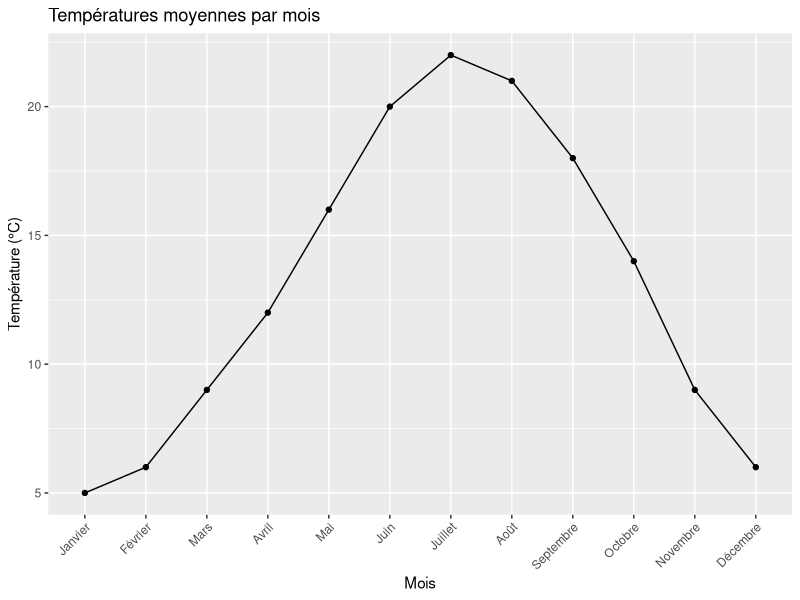

This figure's R source:
# Charger les packages nécessaires
library(ggplot2)

# Lire les données
data <- read.csv("./data/temperatures.csv")

# Convertir 'Mois' en facteur avec les niveaux dans l'ordre correct
data$Mois <- factor(data$Mois, levels = c("Janvier", "Février", "Mars", "Avril", "Mai", "Juin", 
                                          "Juillet", "Août", "Septembre", "Octobre", "Novembre", "Décembre"))

# Créer le graphique
ggplot(data, aes(x = Mois, y = Temperature)) +
  geom_line(aes(group = 1)) + # Ajouter une ligne, forcer tous les points à être considérés comme un seul groupe
  geom_point() + # Ajouter des points
  theme(axis.text.x = element_text(angle = 45, hjust = 1)) + # Incliner les étiquettes des mois
  labs(title = "Températures moyennes par mois",
       x = "Mois",
       y = "Température (°C)")